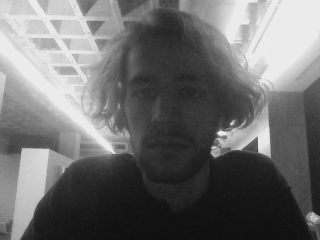
#> input picture demos/cvgrey.png, 320 x 240 px
$ python opencv-lbp-staticimage.py ../demos/cvgrey.png   (Python 2 division)
#> lines starting #> are read from the running program, lines starting #| are printed output that depends on the picture; after the words box and inside, x2 and y2 are one past the last pixel; in counts of white or black regions, pixels touching at a corner belong together; long printed decimals are rounded
import sys
sys.path = ["/home/james/Code/opencv-build/lib"] + sys.path
import cv2
import time

print cv2.__version__

#cam = cv2.VideoCapture()
cv2.namedWindow("win")
#cam.open(0)
cv2.startWindowThread()

fd = cv2.CascadeClassifier("/home/james/Code/webcv/scripts/lbpcascade_frontalface.xml")

filename = sys.argv[1]
#frame = cv2.imread("/home/james/Code/webcv/demos/cvgrey.png")
#frame = cv2.imread("/home/james/Code/webcv/demos/newsradio.png")
#frame = cv2.imread("/home/james/Code/webcv/demos/scales.png")
frame = cv2.imread(filename)
#> frame is the input picture: shape (240, 320, 3); min 16, max 239, mean 109.3

tottime = 0.0
niters = 20

for i in range(niters):
    start = time.time()

    small = frame#cv2.resize(frame, (320,240))
    rects = fd.detectMultiScale(small, 1.2, 0, 0, (24,24), (320,320))
    elapsed = (time.time() - start) * 1000.
    tottime += elapsed
    print "Time ", elapsed
    print rects
#> this loop made 20 passes
#> (printed output is left out)
#> after the loop, tottime = 90.75

print "total", tottime/niters
#| total 4.538


for r in rects:
    p1 = (r[0], r[1])
    p2 = (r[0]+r[2], r[1]+r[3])
    cv2.rectangle(small, p1, p2, (0,0,255))
#> this loop made 5 passes
#> (r, p2) on passes 1 to 5: ([222, 17, 35, 35], (257, 52)), ([218, 10, 41, 41], (259, 51)), ([98, 52, 124, 124], (222, 176)), ([87, 31, 149, 149], (236, 180)), ([93, 31, 149, 149], (242, 180))
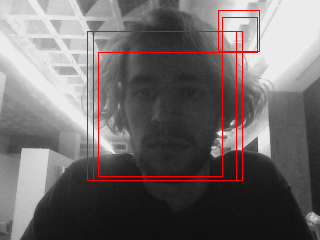
#> small: shape (240, 320, 3); 2.21% of pixels changed, all inside (x1, y1, x2, y2) = (87, 10, 260, 181)

cv2.imwrite(filename + ".rects.png", small)


cv2.imshow("win", small)
